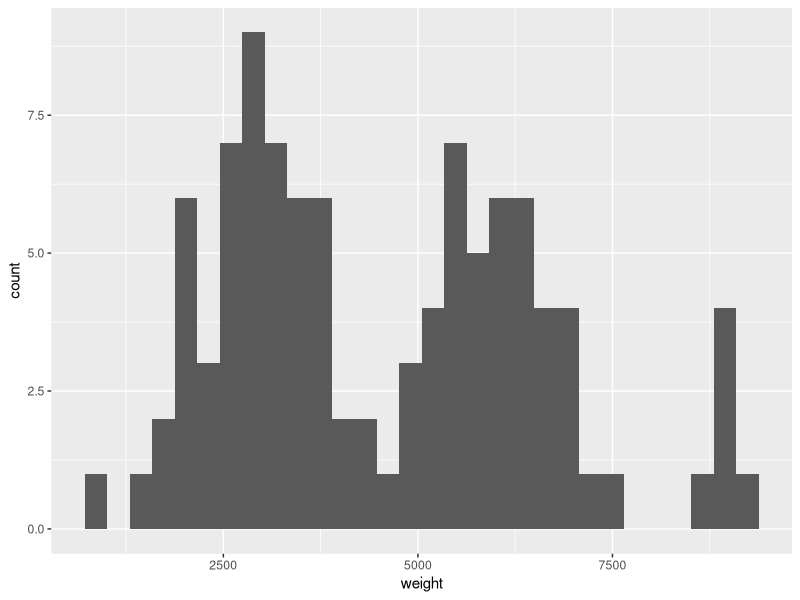
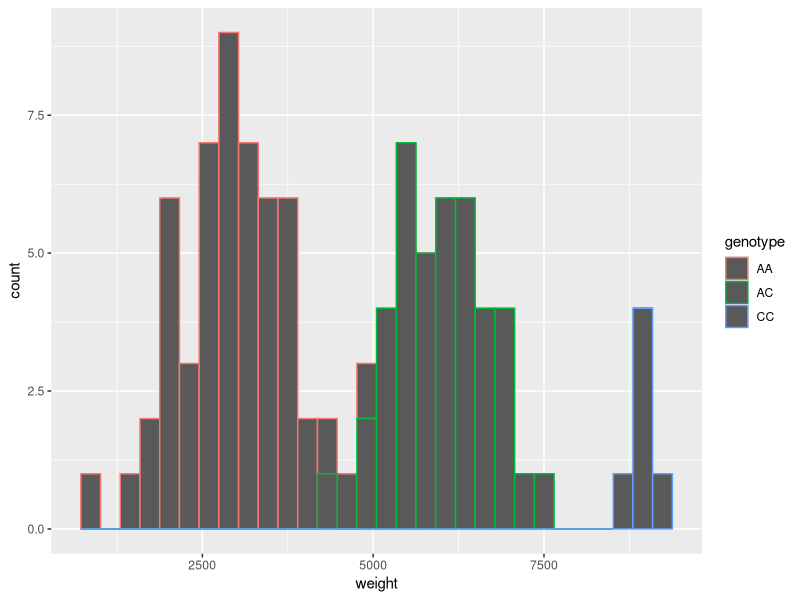
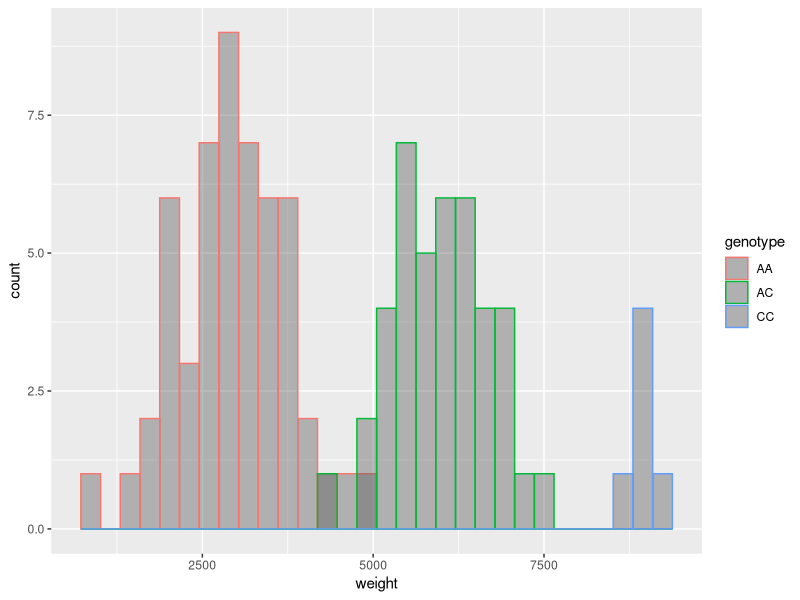
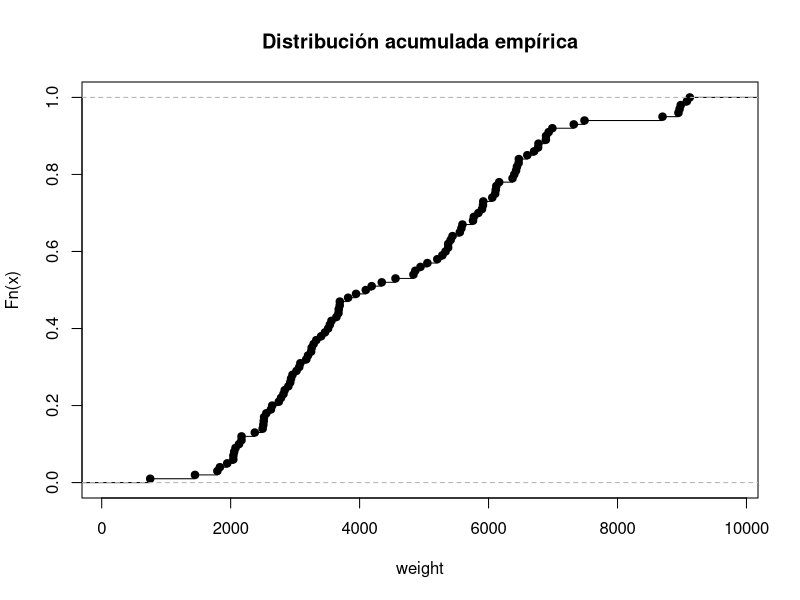
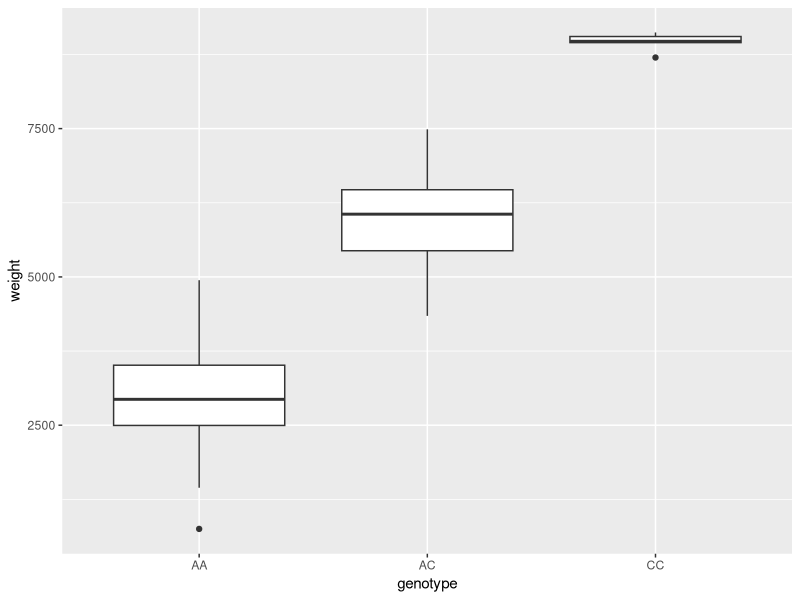
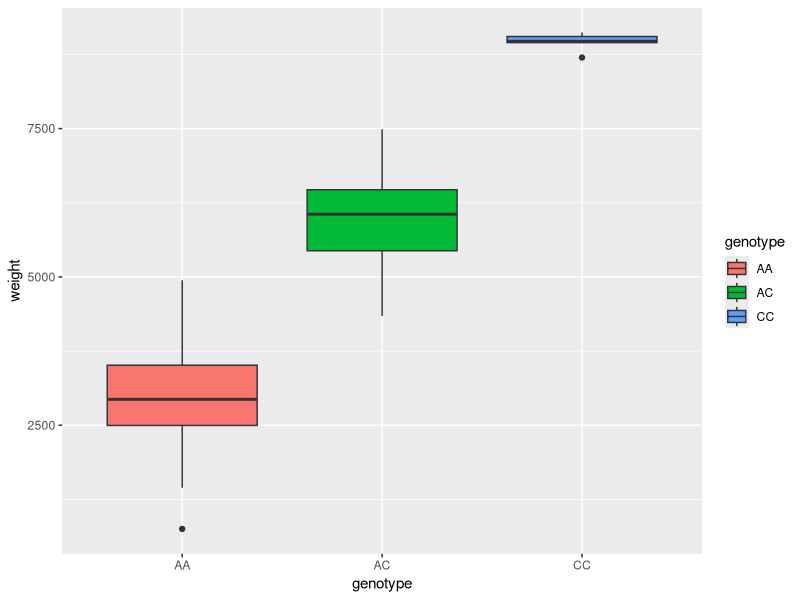
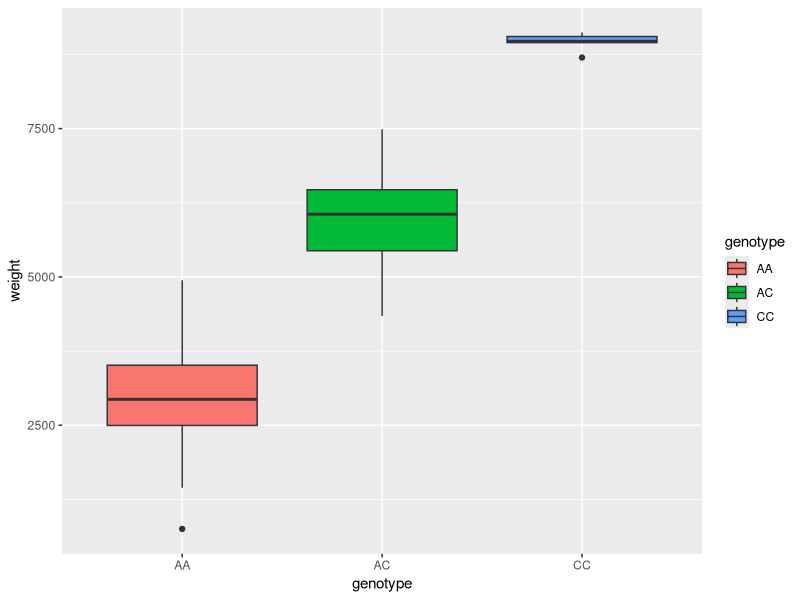
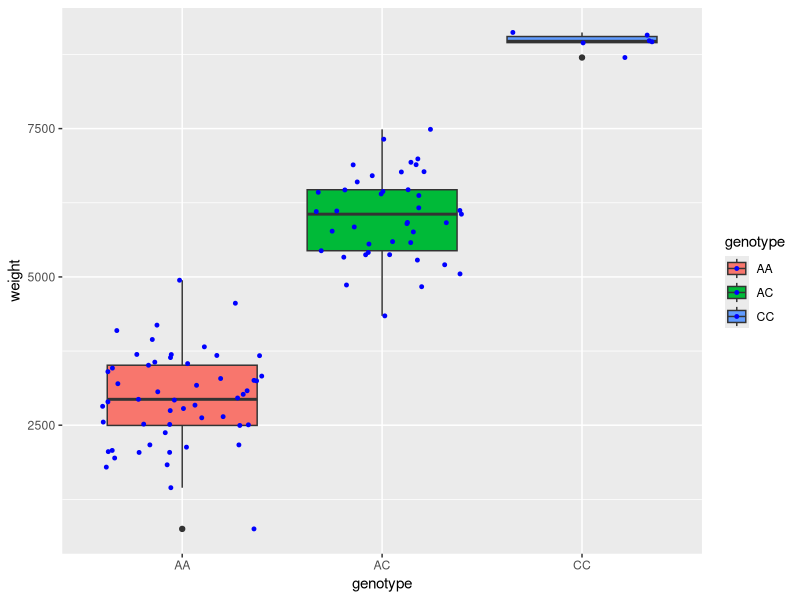

These charts were generated, in order, by the following R code:
## ---- chunk 1
knitr::opts_chunk$set(echo = FALSE)
## ---- chunk 2
# Librería stats está instalada por defecto en la base de R
library(stats)

# Librería graphics está instalada por defecto en la base de R
library(graphics)

# Librería para importar datos
library(readxl)

# Librería psych para analisis de datos de matrices 
library(psych)

# Librería para gráficas avanzadas
library(ggplot2)

## ---- chunk 3
datos <- read_excel("animal.xlsx")
summary(datos)
str(datos)
## ---- chunk 4
datos$animal_id<- as.factor(datos$animal_id)
datos$genotype<- as.factor(datos$genotype)
summary(datos)
table(datos$genotype)
# Ejecute como prueba pero no incluya en el reporte esta función table(datos$weight) 
## ---- chunk 5
ggplot(datos, aes(x = weight)) +
  geom_histogram()
## ---- chunk 6
ggplot(datos, aes(x = weight)) +
  geom_histogram(aes(color = genotype))
## ---- chunk 7
ggplot(datos, aes(x = weight)) +
  geom_histogram(aes(color = genotype), 
  position = "identity", bins = 30, alpha = 0.4)
## ---- chunk 8
# Distribución acumulada empírica.
plot(ecdf(datos$weight), main="Distribución acumulada empírica", xlab="weight")
## ---- chunk 9
ggplot(datos, aes(x=genotype, y=weight)) +
    geom_boxplot()
## ---- chunk 10
ggplot(datos, aes(x=genotype, y=weight, fill=genotype)) +
    geom_boxplot()
## ---- chunk 11
ggplot(datos, aes(x=genotype, y=weight, fill=genotype)) +
    geom_boxplot()+
  labs(y="weight")
## ---- chunk 12
ggplot(datos, aes(x=genotype, y=weight, fill=genotype)) +
    geom_boxplot()+
  labs(y="weight")+
geom_jitter(color="blue", size=1, alpha=2)
## ---- chunk 13
mouse <- read_excel("mouse.xlsx")
mouse$id<- as.factor(mouse$id)
mouse$feed<- as.factor(mouse$feed)
mouse$sex<- as.factor(mouse$sex)
summary(mouse)
table(mouse$feed, mouse$sex)
# Ejecute como prueba pero no incluya en el reporte  table(mouse$feed, mouse$id) 
## ---- chunk 14
ggplot(mouse, aes(x=feed, y=weight, fill=sex)) +
    geom_boxplot()+
  labs(y="weight")
## ---- chunk 15
interaction.plot(mouse$feed, mouse$sex, mouse$weight, fun = mean)
## ---- chunk 16
interaction.plot(mouse$feed, mouse$sex, mouse$weight, fun = mean, xlab = "", ylab = "Peso promedio (g)", col=1:2, trace.label="Sexo", pch = c(15, 16), type = "b")

## ---- chunk 17
plot.design(mouse$weight~ mouse$sex, mouse$feed, xlab = "Factores", ylab="Weight", col="blue")

## ---- chunk 18
trucha <- read_excel("trucha.xlsx")
summary(trucha)
## ---- chunk 19
# Gráfica de correlación de variables continuas
pairs.panels(trucha[,], method = "pearson", hist.col = "red",  density = TRUE, font=2)
## ---- chunk 20
# Gráfica de correlación de variables continuas
pairs.panels(trucha[,2:3], method = "pearson", hist.col = "red",  density = TRUE, font=2)
